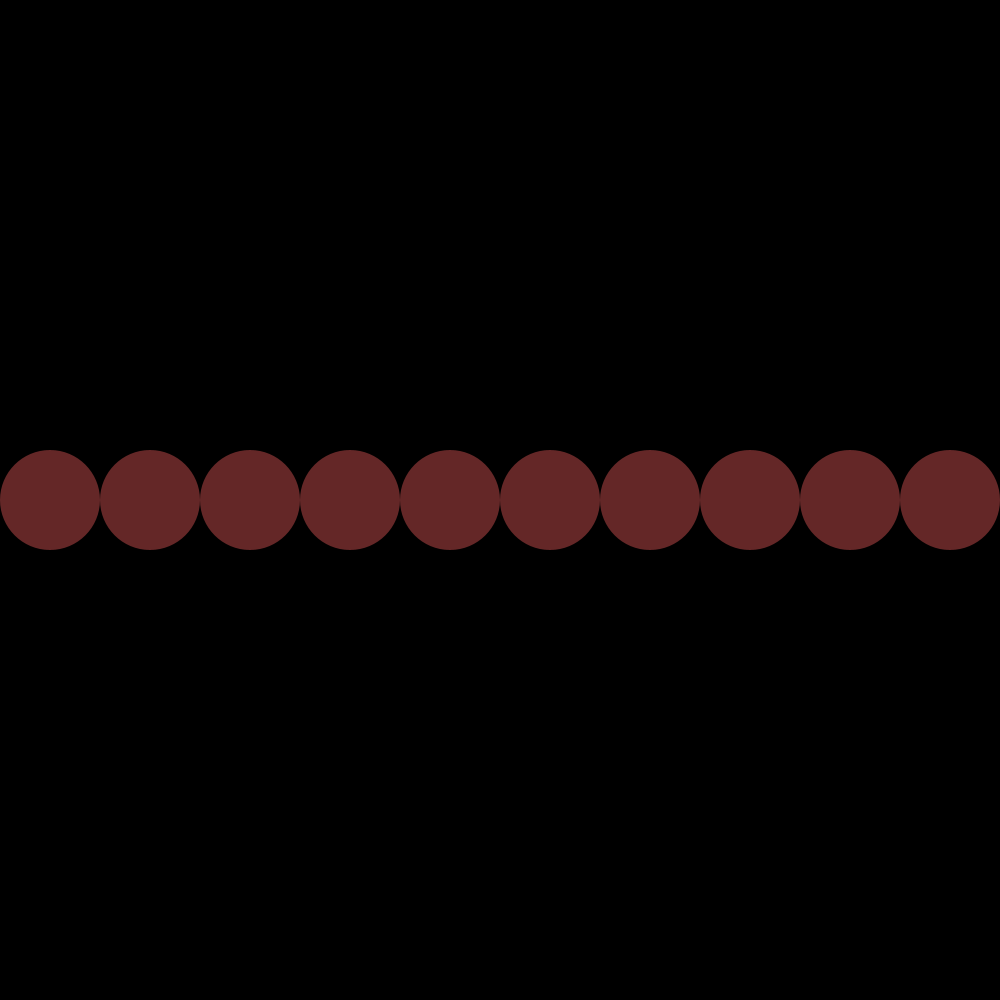
Frame 1 (no input)
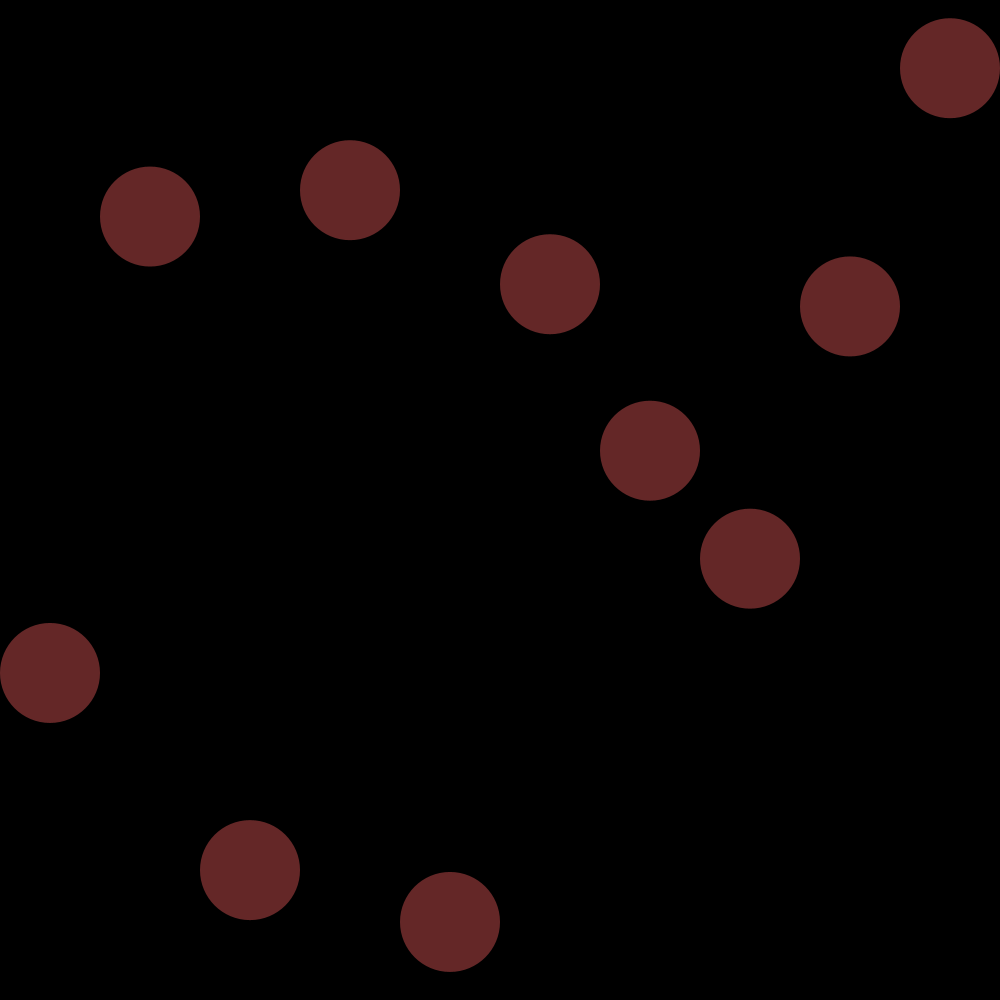
Frame 60 (the mouse pressed at the canvas centre just before this capture)
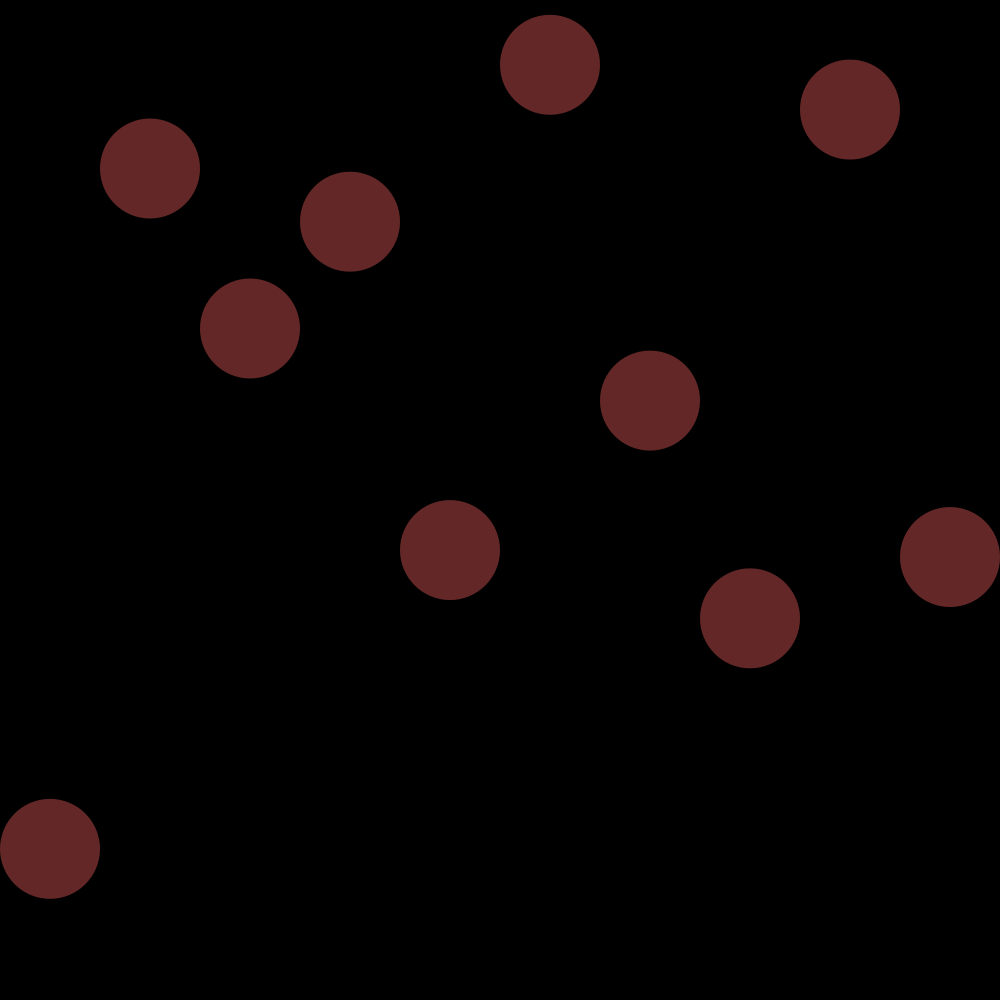
Frame 120 (the mouse held since frame 60 and released just before this capture)

The Processing sketch that drew these frames (run headless with seeded random() and noise(); from frame 60 on, the mouse is pressed at the canvas centre):

// Processing sketch: Spots_Array
// ── Spots_Array.pde
int MAXSPOTS = 100;
Spot spotList[] = new Spot[MAXSPOTS];
float spotWidth;
float SCALE;
int s; //where in the list are you

void setup() {
  size(1000, 1000);
  SCALE = (width+height)/1000;
  spotWidth = width/10;

  for (int i = 1; i <= int(MAXSPOTS/10); i++) {
    spotList[i] = new Spot((i-1)*spotWidth+(0.5*spotWidth), width/2, 0, random(-5, 5)*SCALE);
    s = i;
    spotList[i].FILL = color(255, 100, 100, 100);
  }
  println(s);
}

void draw() {
  background(0);
  for (int i = 0; i < MAXSPOTS-1; i++) {
    if (spotList[i] != null) {
      spotList[i].display();
      spotList[i].move();
    }
  }
}

void mousePressed() {
  
}

// ── Spots_class.pde
class Spot {
  PVector position, velocity;
  color FILL;
  Spot(float x, float y, float sx, float sy) {
    position = new PVector(x, y);
    velocity = new PVector(sx, sy);
    FILL = color(255, 255, 255, 100);
  }
  
  void display() {
    fill(FILL);
    noStroke();
    ellipse(position.x, position.y, spotWidth, spotWidth);
  }
  
  void move() {
    position.add(velocity);
    if (position.y > height-spotWidth/2 || position.y < 0 + spotWidth/2) {
      velocity.y = velocity.y * -1;
    }
    if (position.x > width-spotWidth/2 || position.x < 0 + spotWidth/2) {
      velocity.x = velocity.x * -1;
    }
  }
  
}
